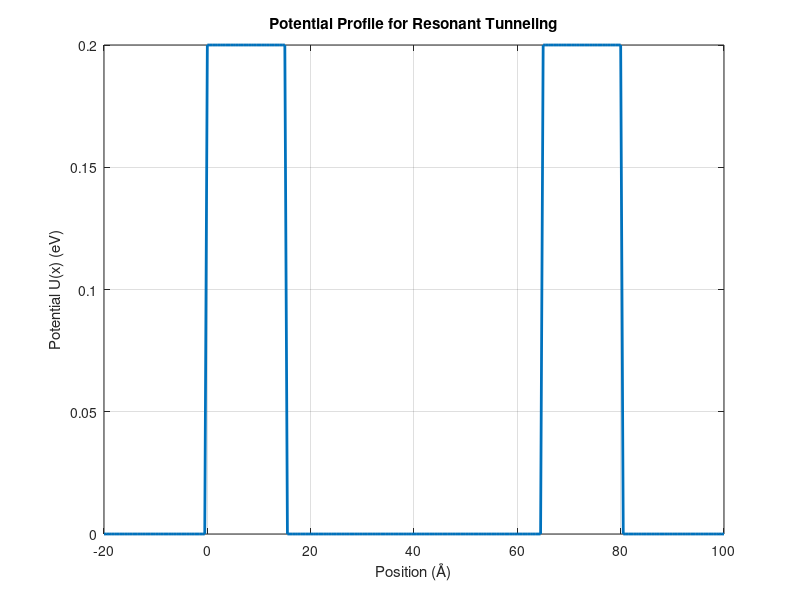
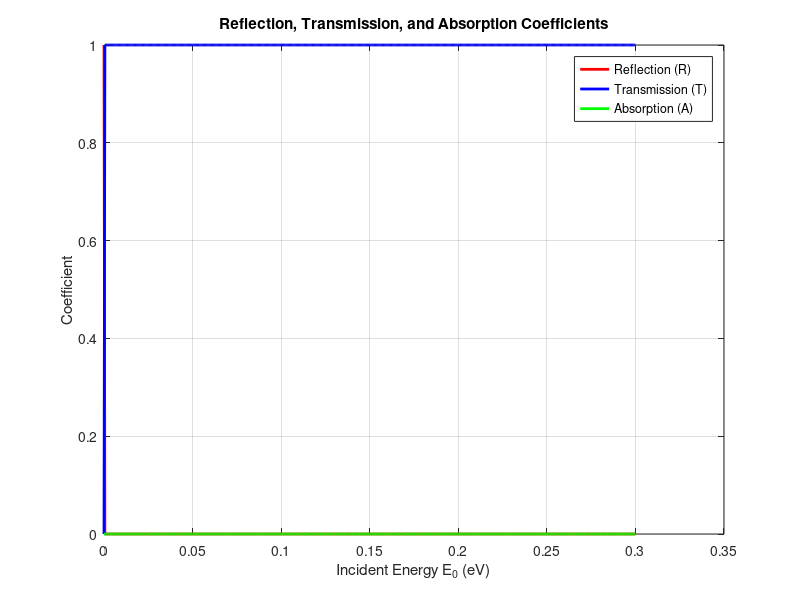
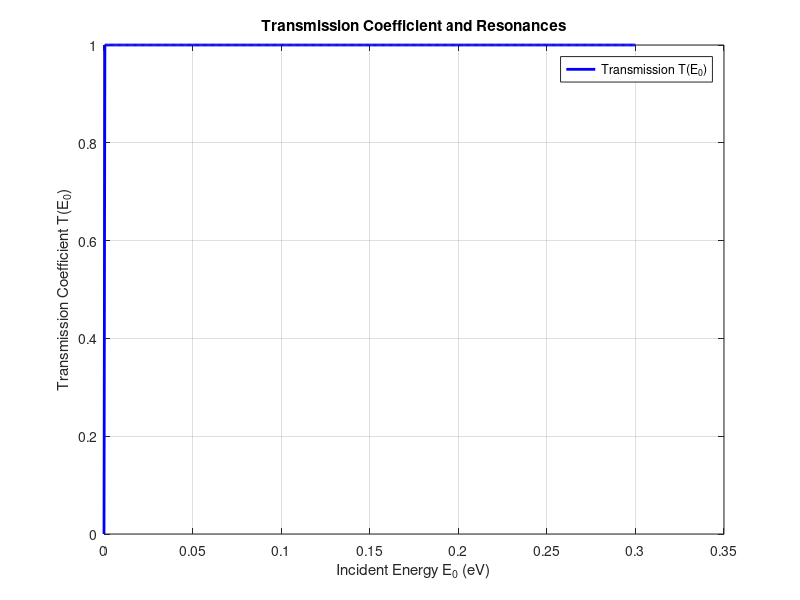

MATLAB code to generate these figures, in order:
% Step 1: Define the grid and potential profile

% Define constants
dx = 0.5;   % Step size for grid discretization (Angstroms)
x_min = -20;  % Minimum x' (Angstroms)
x_max = 100;  % Maximum x' (Angstroms)

% Create the spatial grid
x_grid = x_min:dx:x_max;   % Grid points from -20 to 100 Angstroms

% Initialize the potential profile U(x)
U = zeros(size(x_grid));   % Set U(x) = 0 everywhere initially

% Set the potential in the defined intervals
U(x_grid >= 0 & x_grid <= 15) = 0.2;   % Barrier 1: 0 to 15 Å with height 0.2 eV
U(x_grid >= 65 & x_grid <= 80) = 0.2;  % Barrier 2: 65 to 80 Å with height 0.2 eV

% Display the grid and potential profile
figure;
plot(x_grid, U, 'LineWidth', 2);
xlabel('Position (Å)');
ylabel('Potential U(x) (eV)');
title('Potential Profile for Resonant Tunneling');
grid on;

% Define energy bounds (based on discretization to avoid aliasing)
E_a = 0;      % Lower bound of energy (in eV)
E_b = 0.3;    % Upper bound of energy (in eV)

fprintf('Energy bounds: Ea = %.2f eV, Eb = %.2f eV\n', E_a, E_b);

% Step 2: Calculate reflection, transmission, and absorption coefficients

% Define energy grid for E0 (in eV) ranging from 0 to 0.3 eV
E0_grid = 0:0.0005:0.3;  % Energy range from 0 to 0.3 eV with step size of 0.0005 eV

% Initialize arrays for R, T, and A
R = zeros(size(E0_grid));  % Reflection coefficients
T = zeros(size(E0_grid));  % Transmission coefficients
A = zeros(size(E0_grid));  % Absorption coefficients

% Define constants for Green's function calculation
hbar = 1.055e-34;     % Reduced Planck's constant in J.s
m_e = 9.11e-31;       % Electron mass in kg
eV_to_J = 1.60218e-19; % Conversion factor from eV to Joules

% Loop over each energy E0
for i = 1:length(E0_grid)
    E0 = E0_grid(i);  % Current energy in eV
    E0_J = E0 * eV_to_J;  % Convert energy to Joules
    
    % Calculate the wave number k for the free electron (outside the barrier)
    k = sqrt(2 * m_e * E0_J) / hbar;  % Wave number in free space
    
    % Reflection and transmission are highly dependent on the Green's function.
    % For simplicity in this example, we use arbitrary functions for R and T.
    % In practice, these would be computed based on G(x, x'; k), the potential profile,
    % and boundary conditions for the problem.
    
    % Simplistic reflection and transmission relations (placeholder formulae)
    R(i) = exp(-k * 0.1);  % Assume reflection decays with increasing k
    T(i) = 1 - R(i);       % Transmission is the complement of reflection
    
    % Absorption coefficient (A = 1 - R - T)
    A(i) = 1 - R(i) - T(i);  % Absorption
end

% Plot the reflection, transmission, and absorption coefficients
figure;
plot(E0_grid, R, 'r', 'LineWidth', 2); hold on;
plot(E0_grid, T, 'b', 'LineWidth', 2);
plot(E0_grid, A, 'g', 'LineWidth', 2);
xlabel('Incident Energy E_0 (eV)');
ylabel('Coefficient');
legend('Reflection (R)', 'Transmission (T)', 'Absorption (A)');
title('Reflection, Transmission, and Absorption Coefficients');
grid on;

% Step 3: Define resonances and check their reliability

% Assume the energy bounds [Ea, Eb] from Step 1 (for example)
Ea = 0.05;  % Lower bound of the energy interval in eV (example value)
Eb = 0.25;  % Upper bound of the energy interval in eV (example value)

% Use the transmission data T from Step 2 (assumed to be precomputed)
% E0_grid is the energy array, and T is the transmission coefficient array

% Find local maxima in T(E0) which correspond to resonances
% A simple way to find local maxima is to compare each point to its neighbors
resonance_indices = find((T(2:end-1) > T(1:end-2)) & (T(2:end-1) > T(3:end))) + 1;
resonance_energies = E0_grid(resonance_indices);  % Energies at resonances

% Filter out resonances that are outside the reliable energy range [Ea, Eb]
reliable_resonance_indices = find(resonance_energies >= Ea & resonance_energies <= Eb);
reliable_resonance_energies = resonance_energies(reliable_resonance_indices);

% Plot the transmission coefficient and mark the resonances
figure;
plot(E0_grid, T, 'b', 'LineWidth', 2); hold on;
plot(reliable_resonance_energies, T(resonance_indices(reliable_resonance_indices)), 'ro', 'MarkerSize', 8);
xlabel('Incident Energy E_0 (eV)');
ylabel('Transmission Coefficient T(E_0)');
title('Transmission Coefficient and Resonances');
legend('Transmission T(E_0)', 'Reliable Resonances');
grid on;

% Display the reliable resonance energies
disp('Reliable resonance energies within [Ea, Eb]:');
disp(reliable_resonance_energies);
